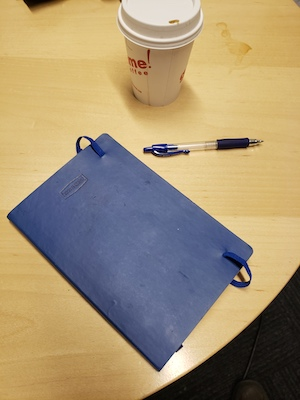
#> input picture release/img.jpg, 300 x 400 px
$ python -i p1.py   (imports and definitions only)
#> lines starting #> are read from the running program, lines starting #| are printed output that depends on the picture
import numpy as np
from PIL import Image

############### ---------- Basic Image Processing ------ ##############

# TODO 1: Read an Image and convert it into a floating point array with values between 0 and 1. You can assume a color image


# [4 lines left out: function imread, not called in this run]

# TODO 2: Convolve an image (m x n x 3 or m x n) with a filter(l x k). Perform "same" filtering. Apply the filter to each channel if there are more than 1 channels


def convolve(img, filt):
    matrix = np.zeros(img.shape)
    if img.ndim == 3:
        output = matrix
        for i in range(img.shape[2]):
            output[:, :, i] = convolve(img[:, :, i], filt)
        return output

    m = img.shape[0]
    n = img.shape[1]

    kernel = np.flip(filt)
    l = kernel.shape[0]
    k = kernel.shape[1]
    padding_x = l // 2
    padding_y = k // 2

    padded_img = np.zeros((m + padding_x * 2, n + padding_y * 2))
    padded_img[padding_x:m + padding_x, padding_y:n + padding_y] = img
    output = np.zeros((m, n))

    for i in range(m):
        for j in range(n):
            convol_img = padded_img[i:i+l, j:j+k]
            output[i, j] = np.sum(kernel * convol_img)

    return output

# TODO 3: Create a gaussian filter of size k x k and with standard deviation sigma


def gaussian_filter(k, sigma):
    center = k // 2
    x, y = np.mgrid[0:k, 0:k]

    # shift the coordinates of the arrays so that the center of the filter is at (0, 0)
    x = x - center
    y = y - center
    g = (1 / (2 * np.pi * sigma ** 2)) * \
        np.exp(-(x ** 2 + y ** 2) / (2 * sigma ** 2))
    ans = g / np.sum(g)
    return ans

# TODO 4: Compute the image gradient.
# First convert the image to grayscale by using the formula:
# Intensity = Y = 0.2125 R + 0.7154 G + 0.0721 B
# Then convolve with a 5x5 Gaussian with standard deviation 1 to smooth out noise.
# Convolve with [0.5, 0, -0.5] to get the X derivative on each channel
# convolve with [[0.5],[0],[-0.5]] to get the Y derivative on each channel
# Return the gradient magnitude and the gradient orientation (use arctan2)


def gradient(img):
    # convert to grayscale
    grayimg = 0.2125*img[:, :, 0] + 0.7154*img[:, :, 1] + 0.0721*img[:, :, 2]
    k = 5
    sigma = 1
    kernel = gaussian_filter(k, sigma)
    grayimg = convolve(grayimg, kernel)
    x_deriv = convolve(grayimg, [[0.5, 0, -0.5]])
    y_deriv = convolve(grayimg, [[0.5], [0], [-0.5]])
    return np.sqrt(x_deriv**2 + y_deriv**2), np.arctan2(y_deriv, x_deriv)


# ----------------Line detection----------------

# TODO 5: Write a function to check the distance of a set of pixels from a line parametrized by theta and c. The equation of the line is:
# x cos(theta) + y sin(theta) + c = 0
# The input x and y are numpy arrays of the same shape, representing the x and y coordinates of each pixel
# Return a boolean array that indicates True for pixels whose distance is less than the threshold


# [98 lines left out: functions check_distance_from_line, draw_lines, hough_voting, localmax, do_hough_lines, not called in this run]

>>> import cv2
>>> picture = cv2.imread('img.jpg')
#> picture is the input picture: shape (400, 300, 3); mean B, G, R 115.6, 146.6, 164.2
>>> result = gradient(picture)
#> in gradient, `grayimg = 0.2125*img[:, :, 0] + 0.7154*img[:, :, 1] + 0.0721*img[:, :,..`:
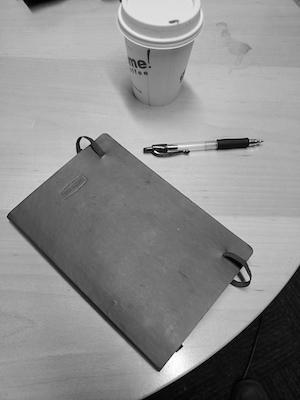
#> grayimg: shape (400, 300) float64; min 0.288, max 254.2, mean 141.3
#> in convolve, `padded_img[padding_x:m + padding_x, padding_y:n + padding_y] = img`:
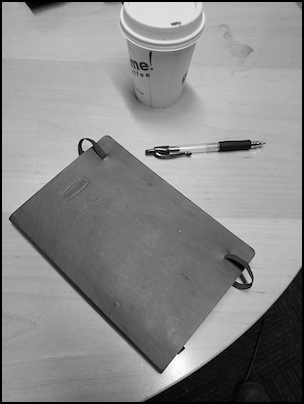
#> padded_img: shape (404, 304) float64; min 0, max 254.2, mean 138
#> after the loop in convolve, `for i in range(m):`:
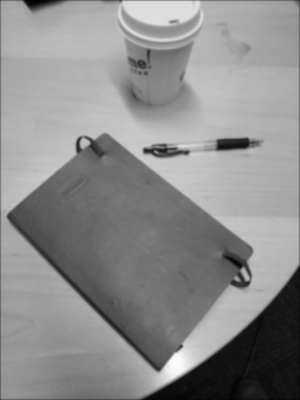
#> output: shape (400, 300) float64; min 2.84, max 252.4, mean 140.7
#> after the loop in convolve (call 2), `for i in range(m):`:
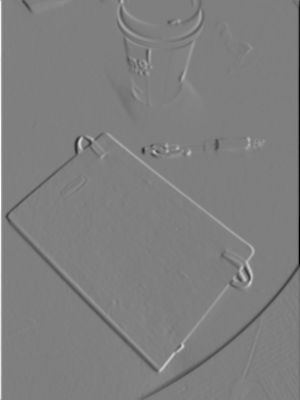
#> output: shape (400, 300) float64; min -86.68, max 86.65, mean -0.1; drawn with min black and max white
#> after the loop in convolve (call 3), `for i in range(m):`:
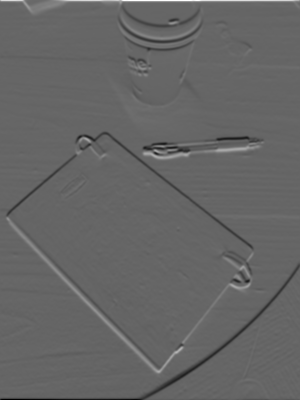
#> output: shape (400, 300) float64; min -69.5, max 104.3, mean -0.1; drawn with min black and max white
